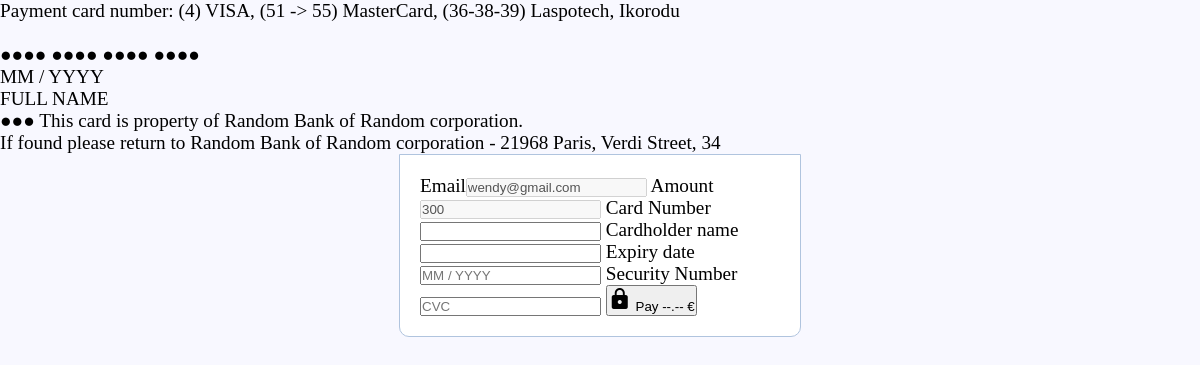
The app's page /payment/index.php (signed in), older data.
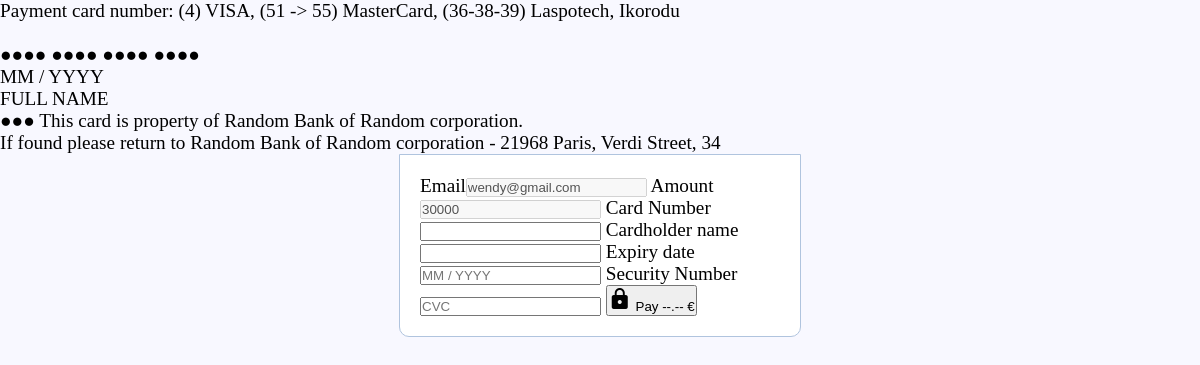
The same page, newer data.
### tables this page shows
CREATE TABLE IF NOT EXISTS `wallet` (
  `id` int(3) NOT NULL,
  `wallet_balance` int(7) NOT NULL,
  `bonus` int(5) NOT NULL,
  `last_payment_amt` int(7) NOT NULL,
  `email` varchar(30) NOT NULL
);

### payment/index.php (the view, shortened to what this page needs)
<!DOCTYPE html>
<html >
<head>
      <link rel="stylesheet" href="css/style.css">
</head>
<body>
  <div class="tips">
Payment card number: (4) VISA, (51 -> 55) MasterCard, (36-38-39) Laspotech, Ikorodu
</div>
<div class="container">
  <div class="col1">
    <div class="card">
      <div class="front">
        <div class="type">
        </div>
        <span class="card_number">&#x25CF;&#x25CF;&#x25CF;&#x25CF; &#x25CF;&#x25CF;&#x25CF;&#x25CF; &#x25CF;&#x25CF;&#x25CF;&#x25CF; &#x25CF;&#x25CF;&#x25CF;&#x25CF; </span>
        <div class="date"><span class="date_value">MM / YYYY</span></div>
        <span class="fullname">FULL NAME</span>
      </div>
      <div class="back">
        <span class="seccode">&#x25CF;&#x25CF;&#x25CF;</span>
        <span class="chip"></span><span class="disclaimer">This card is property of Random Bank of Random corporation. <br> If found please return to Random Bank of Random corporation - 21968 Paris, Verdi Street, 34 </span>
      </div>
    </div>
  </div>
  <form action="index.php" method="post" enctype="multipart/form-data">
  <div class="col2">
  <?php
	$db = mysqli_connect('localhost', 'root', '', 'registration');
	$Query="SELECT * FROM wallet WHERE id='0'";
				if ($result = $db->query($Query)) {
				while ($row = $result->fetch_assoc()) {
											$last_payment_amt = $row['last_payment_amt'];
											$email = $row['email'];
   								     	echo "<label>Email</label>";
  	echo "<input name='p_email_display' type='text' value='$email' disabled='disabled'/>";
 	echo " <label>Amount</label>";
  	echo "<input name='p_amount_display' type='text' class='number' onKeyPress='return event.charCode >= 48 && event.charCode <= 57' value ='$last_payment_amt' maxlength='10' ng-model='ncard' disabled='disabled'/> ";
									}
						}
	?>
  	<label>Card Number</label>
  	<input name="text" type="text" class="number" onKeyPress='return event.charCode >= 48 && event.charCode <= 57' maxlength="19" ng-model="ncard" required/>
  	<label>Cardholder name</label>
    <input class="inputname" type="text" placeholder="" required/>
    <label>Expiry date</label>
    <input class="expire" type="text" placeholder="MM / YYYY" required/>
    <label>Security Number</label>
    <input class="ccv" type="text" placeholder="CVC" maxlength="3" onkeypress='return event.charCode >= 48 && event.charCode <= 57' required/>
    <button type="submit" class="buy" name="make_payment"><i class="material-icons">lock</i> Pay --.-- €</button>
  </div>
  </form>
</div>
</body>
</html>

Row changes from the older to the newer data that the page shows:
changed wallet "wendy@gmail.com": p_amount_display "300" → "30000"
